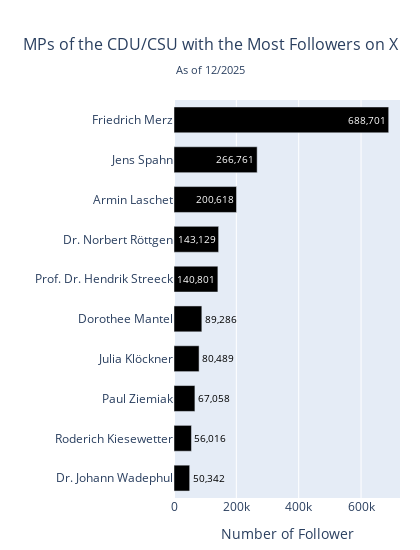

Notebook code for this chart:
### Code cell
plot_party_hbar(
    df_profiles[df_profiles["partei_kurz"]=="CDU/CSU"], 
    'FULLNAME', 
    'followers_count', 
    top_n=10, 
    title='MPs of the CDU/CSU with the Most Followers on X',
    x_label='Number of Follower',
    save_name="top10_followers_cdu_eng",
    mobile=True
)

### Figure 1 — Plotly figure (JSON) as saved in the notebook; plotly's stock layout.template omitted (floating-point values rounded to 4 significant figures)
{"data": [{"cliponaxis": false, "customdata": [["CDU/CSU", "Dr. Johann Wadephul", "Dr. Johann Wadephul"], ["CDU/CSU", "Roderich Kiesewetter", "Roderich Kiesewetter"], ["CDU/CSU", "Paul Ziemiak", "Paul Ziemiak"], ["CDU/CSU", "Julia Klöckner", "Julia Klöckner"], ["CDU/CSU", "Dorothee Mantel", "Dorothee Mantel"], ["CDU/CSU", "Prof. Dr. Hendrik Streeck", "Prof. Dr. Hendrik Streeck"], ["CDU/CSU", "Dr. Norbert Röttgen", "Dr. Norbert Röttgen"], ["CDU/CSU", "Armin Laschet", "Armin Laschet"], ["CDU/CSU", "Jens Spahn", "Jens Spahn"], ["CDU/CSU", "Friedrich Merz", "Friedrich Merz"]], "hovertemplate": "Name: %{customdata[2]} (%{customdata[1]})<br>Number of Follower: %{x:,.0f}<br>partei_kurz: %{customdata[0]}<extra></extra>", "insidetextanchor": "end", "marker": {"color": ["#000000", "#000000", "#000000", "#000000", "#000000", "#000000", "#000000", "#000000", "#000000", "#000000"]}, "orientation": "h", "text": ["50,342", "56,016", "67,058", "80,489", "89,286", "140,801", "143,129", "200,618", "266,761", "688,701"], "textfont": {"color": ["#000000", "#000000", "#000000", "#000000", "#000000", "#FFFFFF", "#FFFFFF", "#FFFFFF", "#FFFFFF", "#FFFFFF"]}, "textposition": ["outside", "outside", "outside", "outside", "outside", "inside", "inside", "inside", "inside", "inside"], "texttemplate": "%{text}", "type": "bar", "x": [50342, 56016, 67058, 80489, 89286, 140801, 143129, 200618, 266761, 688701], "y": ["Dr. Johann Wadephul", "Roderich Kiesewetter", "Paul Ziemiak", "Julia Klöckner", "Dorothee Mantel", "Prof. Dr. Hendrik Streeck", "Dr. Norbert Röttgen", "Armin Laschet", "Jens Spahn", "Friedrich Merz"]}], "layout": {"bargap": 0.35, "height": 550, "margin": {"b": 10, "l": 10, "r": 20, "t": 100}, "title": {"font": {"size": 16}, "text": "MPs of the CDU/CSU with the Most Followers on X<br><sub style='font-size:0.85em; line-height:0.5;'>As of 12/2025</sub>", "x": 0.5, "xanchor": "center", "yanchor": "top", "yref": "container"}, "uniformtext": {"minsize": 8, "mode": "show"}, "width": 420, "xaxis": {"title": {"text": "Number of Follower"}}, "yaxis": {"title": {"text": ""}}}}
